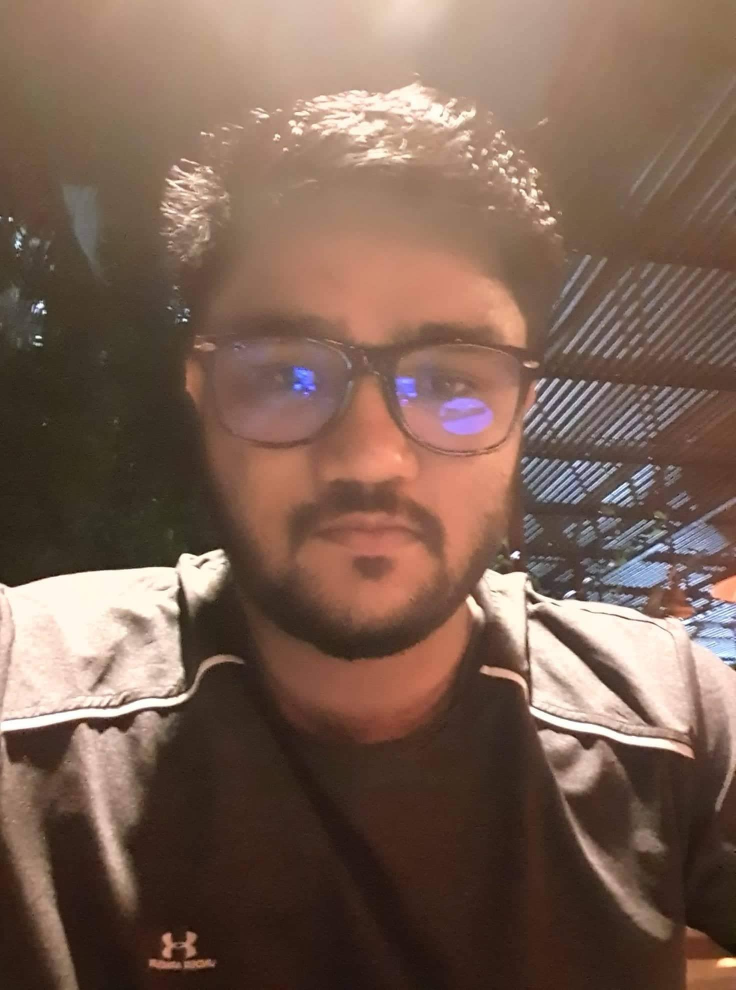
#> input picture rafsan.jpg, 1472 x 1980 px, found by its file name (shown at 1/2 size)
$ jupyter execute OpenCV.ipynb   (shell and % lines are left out)
#> lines starting #> are read from the running program, lines starting #| are printed output that depends on the picture; after the words box and inside, x2 and y2 are one past the last pixel; in counts of white or black regions, pixels touching at a corner belong together
<a href="https://colab.research.google.com/github/mamuncseru/opencv-practice/blob/main/OpenCV.ipynb" target="_parent"></a>

[cell 1]
import numpy as np
import matplotlib.pyplot as plt

[cell 2]
import cv2

[cell 3]
img = cv2.imread('/content/rafsan.jpg')
#> img is the input picture: shape (1980, 1472, 3); mean B, G, R 83, 96.6, 122.8

[cell 4]
type(img)

[cell 5]
img = cv2.imread('wrong/path/doesnot/dlsfjlsjd.jpg')

[cell 6]
type(img)

[cell 7]
img = cv2.imread('/content/rafsan.jpg')

[cell 8]
type(img)

[cell 9]
img

[cell 10]
img.shape
#> Out = (1980, 1472, 3)

[cell 11]
plt.imshow(img)

[cell 12]
# Matplotlib --> RED GREEN BLUE(RGB)
# OPENCV --> BLUE GREEN RED(BGR)

[cell 13]
fix_img = cv2.cvtColor(img, cv2.COLOR_BGR2RGB)

[cell 14]
plt.imshow(fix_img)

[cell 15]
img_gray = cv2.imread('/content/rafsan.jpg', cv2.IMREAD_GRAYSCALE)
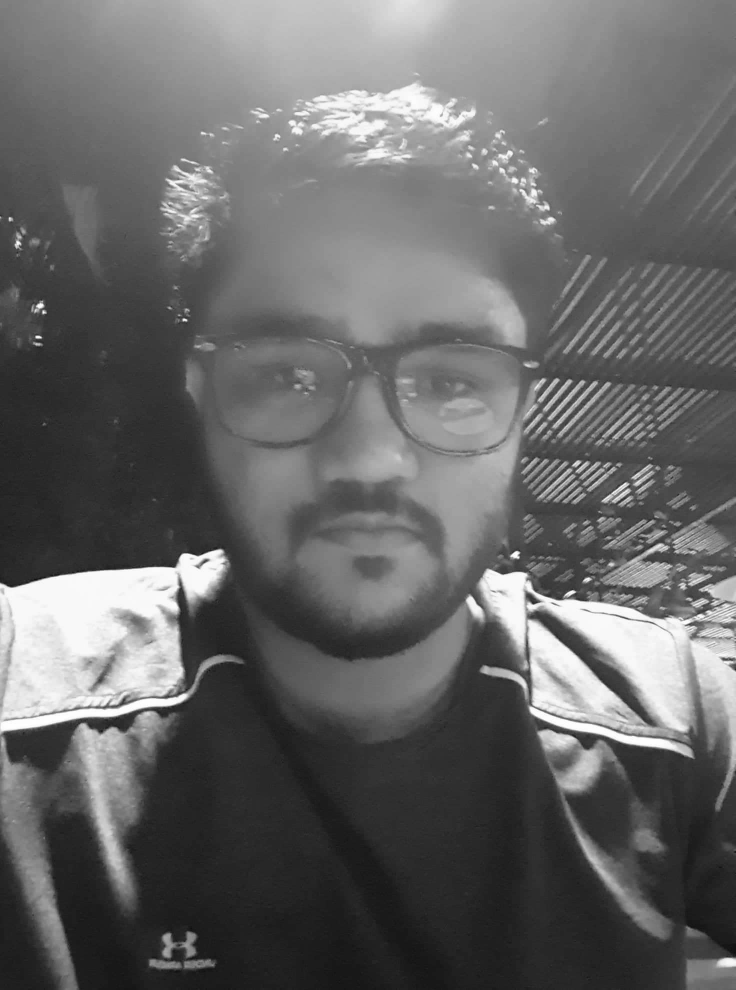
#> img_gray: shape (1980, 1472) (shown at 1/2 size); min 10, max 255, mean 102.9

[cell 16]
img_gray.shape
#> Out = (1980, 1472)

[cell 17]
plt.imshow(img_gray, cmap='gray')

[cell 18]
new_img = cv2.resize(fix_img, (1000, 400))
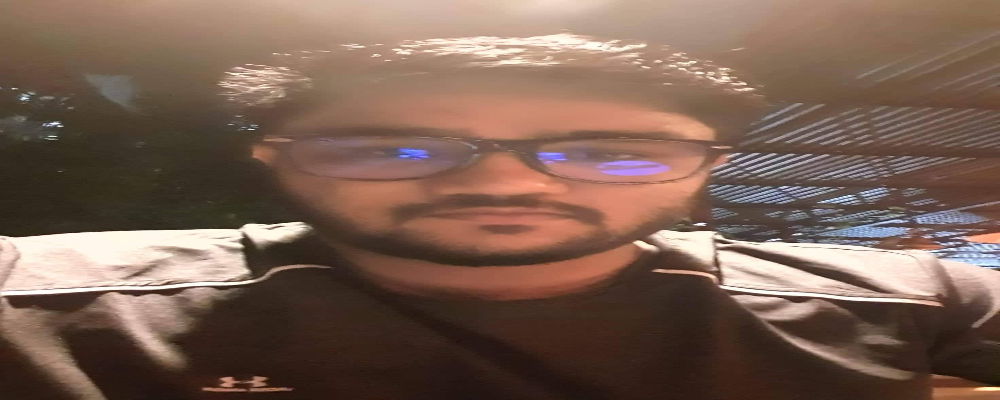
#> new_img: shape (400, 1000, 3); mean R, G, B 122.8, 96.5, 82.9

[cell 19]
plt.imshow(new_img)

[cell 20]
w_ratio = 0.8
h_ratio = 0.2

[cell 21]
new_img = cv2.resize(fix_img, (0, 0), fix_img, w_ratio, h_ratio)
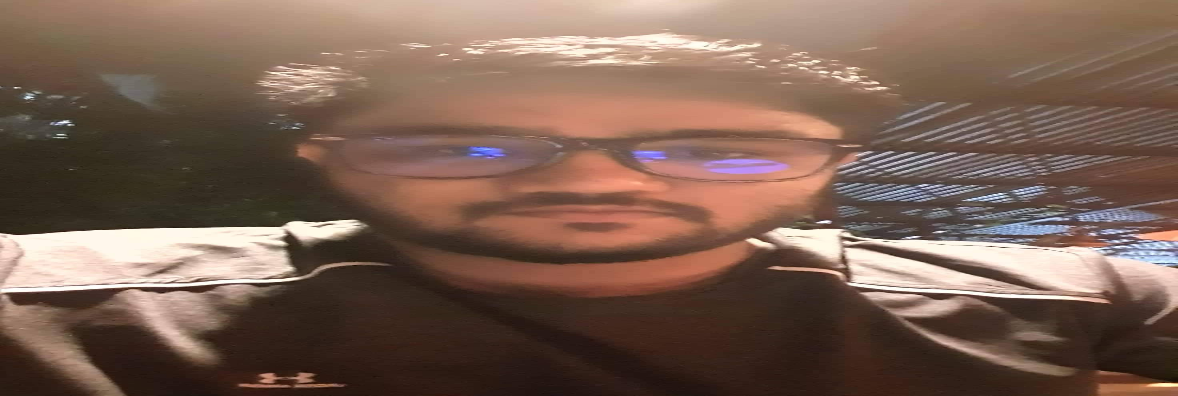
#> new_img: shape (396, 1178, 3); mean R, G, B 122.8, 96.6, 83

[cell 22]
plt.imshow(new_img)

[cell 23]
new_img = cv2.flip(fix_img, -1)
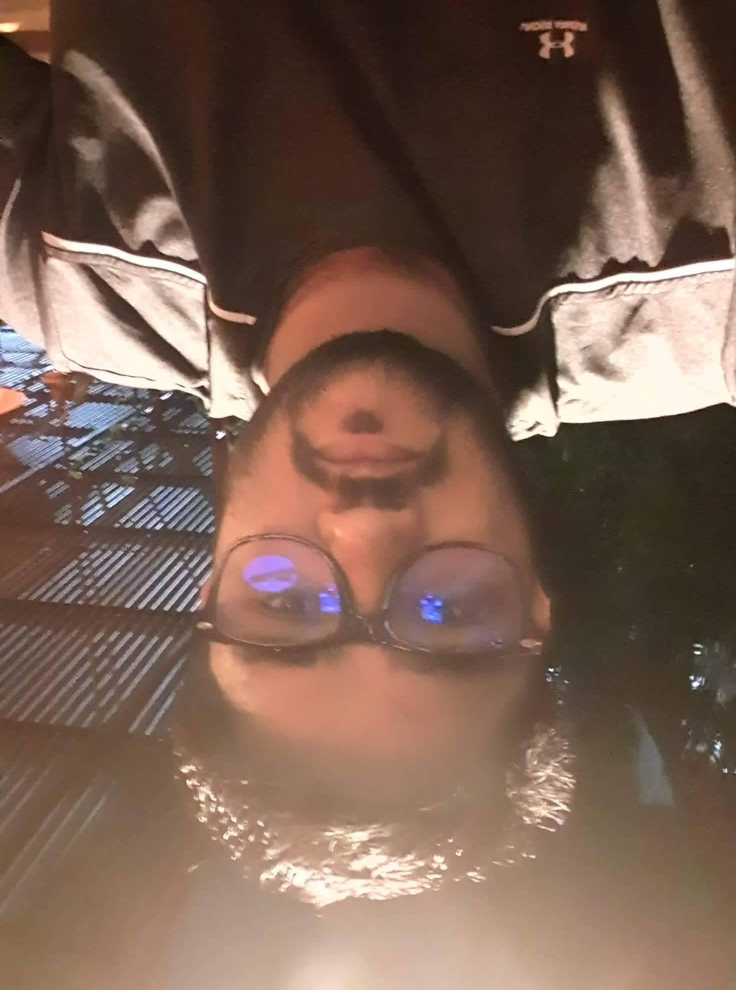
#> new_img: shape (1980, 1472, 3) (shown at 1/2 size); mean R, G, B 122.8, 96.6, 83
plt.imshow(new_img)

[cell 24]
type(fix_img)

[cell 25]
cv2.imwrite('totally_new.jpg', fix_img)
#> Out = True

[cell 26]
fig = plt.figure(figsize=(10, 8))
ax = fig.add_subplot(111)
ax.imshow(fix_img)

## Lecture 2

[cell 27]
import cv2
# cv2.imshow has problem that's why use this one
from google.colab.patches import cv2_imshow

img = cv2.imread('rafsan.jpg')

cv2_imshow(img)

### Lecture 3

[cell 28]
import cv2
import numpy as np
import matplotlib.pyplot as plt

[cell 29]
blank_img = np.zeros(shape=(512, 512, 3), dtype=np.int16)

[cell 30]
plt.imshow(blank_img)

[cell 31]
cv2.rectangle(blank_img, pt1=(384, 10), pt2=(500, 150), color=(0, 255, 0), thickness = 10)

[cell 32]
plt.imshow(blank_img)

[cell 33]
cv2.rectangle(blank_img, pt1=(200, 200), pt2=(300, 300), color=(0, 0, 255), thickness=10)
#> blank_img: shape (512, 512, 3) int16; mean of channels 0, 1, 2 0, 5.4, 4.2

[cell 34]
plt.imshow(blank_img);

[cell 35]
cv2.circle(img=blank_img, center=(100, 100), radius=50, color=(255, 0, 0), thickness=8)
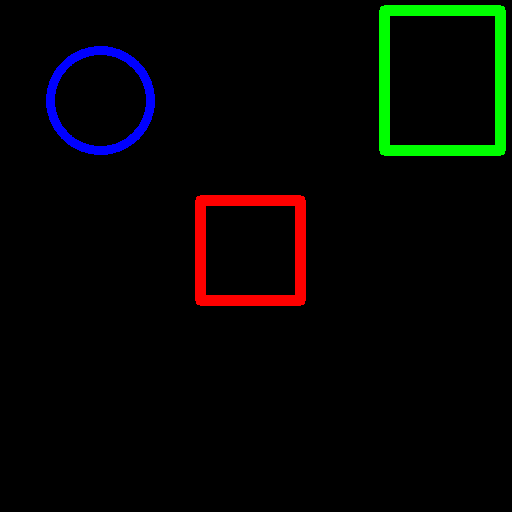
#> blank_img: shape (512, 512, 3) int16; mean of channels 0, 1, 2 2.7, 5.4, 4.2; drawn as B, G, R
plt.imshow(blank_img);

[cell 36]
cv2.circle(img=blank_img, center=(400, 400), radius=50, color=(255, 0, 0), thickness=-1)
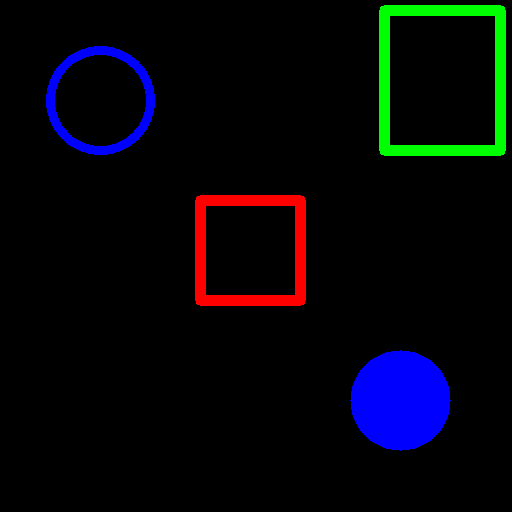
#> blank_img: shape (512, 512, 3) int16; 2.99% of pixels changed, all inside (x1, y1, x2, y2) = (350, 350, 451, 451); drawn as B, G, R
plt.imshow(blank_img);

[cell 37]
cv2.line(blank_img, pt1=(0, 0), pt2=(512, 512), color=(102, 255, 255), thickness=5)
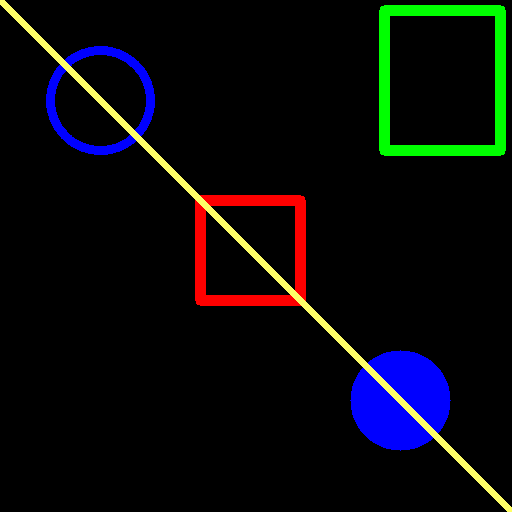
#> blank_img: shape (512, 512, 3) int16; 1.75% of pixels changed, all inside (x1, y1, x2, y2) = (0, 0, 512, 512); drawn as B, G, R
plt.imshow(blank_img);

[cell 38]
font = cv2.FONT_HERSHEY_SIMPLEX
cv2.putText(blank_img, text = 'Hello', org=(10, 500),
            fontFace=font, fontScale=4, color=(255, 255, 255),
            thickness=3, lineType=cv2.LINE_AA)
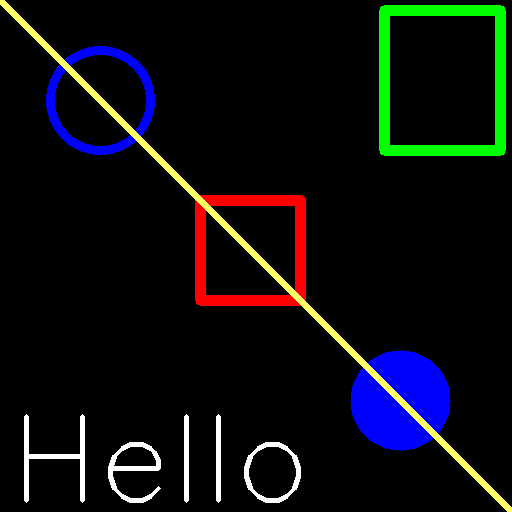
#> blank_img: shape (512, 512, 3) int16; 1.42% of pixels changed, all inside (x1, y1, x2, y2) = (24, 414, 301, 503); drawn as B, G, R

plt.imshow(blank_img)
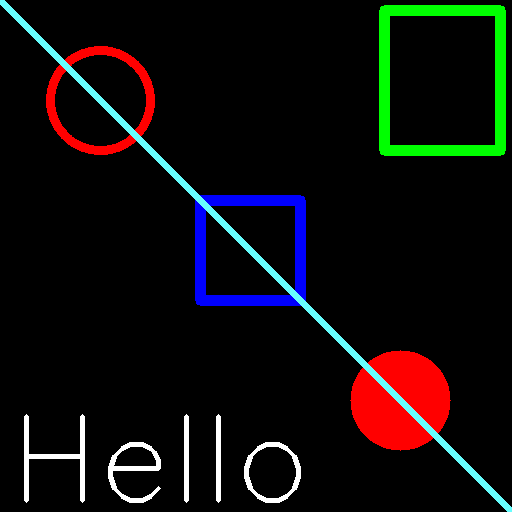
#> shown: shape (512, 512, 3); mean R, G, B 15.1, 13.5, 12.2

[cell 39]
blank_img = np.zeros(shape=(512, 512, 3), dtype=np.int32)

[cell 40]
plt.imshow(blank_img)

[cell 41]
vertices = np.array([ [100, 300], [200, 200], [400, 300], [200, 400] ],
                    dtype=np.int32)

[cell 42]
vertices.shape

[cell 43]
pts = vertices.reshape((-1, 1, 2))

[cell 44]
pts.shape

[cell 45]
vertices

[cell 46]
pts

[cell 47]
cv2.polylines(blank_img, [pts], isClosed=True, color=(255, 0, 0), thickness=5)
plt.imshow(blank_img);
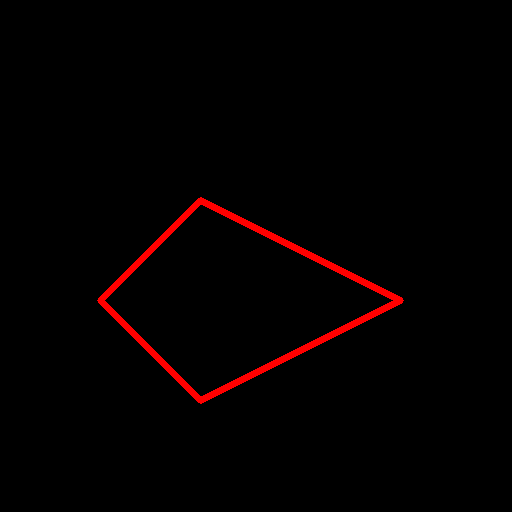
#> shown: shape (512, 512, 3); mean R, G, B 4.7, 0, 0

$ run again, with abrahi.jpg copied over rafsan.jpg
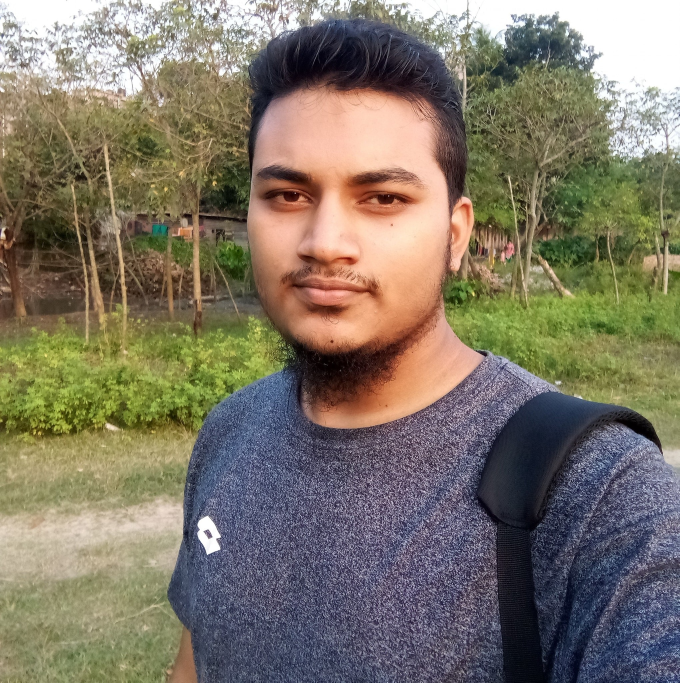
#> input picture abrahi.jpg, 2038 x 2048 px, found by its file name (shown at 1/3 size)
#> img is the input picture: shape (2048, 2038, 3); mean B, G, R 103, 118.3, 126.4
#> `img_gray = cv2.imread('/content/rafsan.jpg', cv2.IMREAD_GRAYSCALE)`:
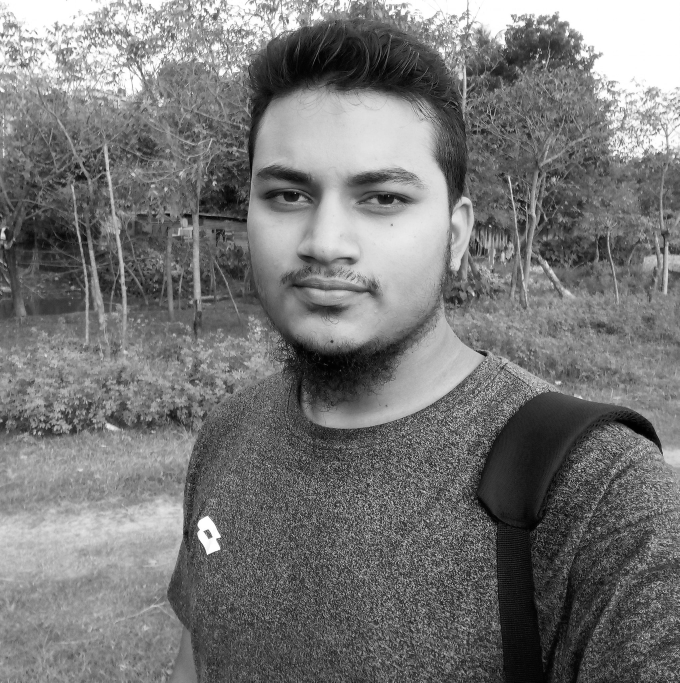
#> img_gray: shape (2048, 2038) (shown at 1/3 size); min 0, max 255, mean 119
#> `new_img = cv2.flip(fix_img, -1)`:
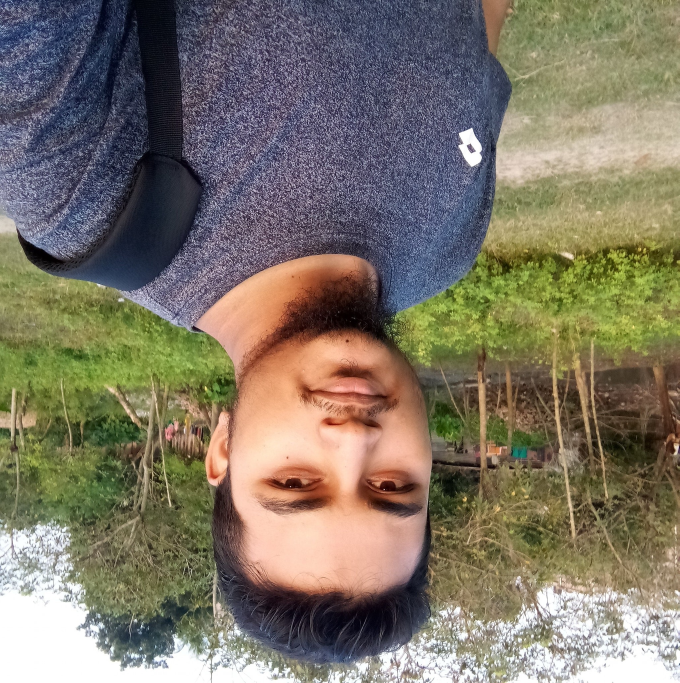
#> new_img: shape (2048, 2038, 3) (shown at 1/3 size); mean R, G, B 126.4, 118.3, 103
#> `cv2.imwrite('totally_new.jpg', fix_img)`: Out = True
